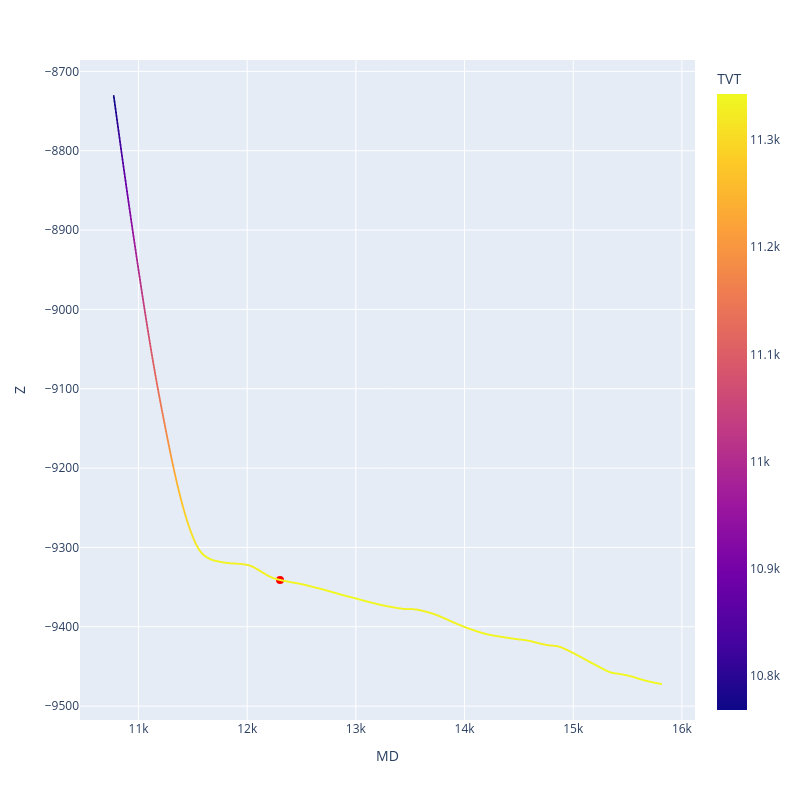

The code cell stored with this chart in its notebook:
### Code cell
# well_data = well_data.loc[pred_start:]
fig = px.scatter(well_data, y="Z",x="MD",color="TVT").update_layout(height=800,width=800,showlegend=False)
fig.update_traces(marker=dict(size=2))
start_point = well_data.loc[pred_start]
fig.add_trace(go.Scatter(
    x=[start_point["MD"]],
    y=[start_point["Z"]],
    mode="markers",
    marker=dict(color="red", size=8),
    name="Prediction Start",
    showlegend=False
))

fig.show()

### Figure 1 — Plotly figure (JSON) as saved in the notebook; plotly's stock layout.template omitted (floating-point values rounded to 4 significant figures; data arrays with more than 128 entries replaced by an {"elided": "..."} marker saying what was removed)
{"data": [{"hovertemplate": "MD=%{x}<br>Z=%{y}<br>TVT=%{marker.color}<extra></extra>", "legendgroup": "", "marker": {"color": {"elided": "5039 float values"}, "coloraxis": "coloraxis", "size": 2, "symbol": "circle"}, "mode": "markers", "name": "", "showlegend": false, "type": "scattergl", "x": {"elided": "5039 float values"}, "xaxis": "x", "y": {"elided": "5039 float values"}, "yaxis": "y"}, {"marker": {"color": "red", "size": 8}, "mode": "markers", "name": "Prediction Start", "showlegend": false, "type": "scatter", "x": [12302], "y": [-9341.0]}], "layout": {"coloraxis": {"colorbar": {"title": {"text": "TVT"}}, "colorscale": [[0, "#0d0887"], [0.1111, "#46039f"], [0.2222, "#7201a8"], [0.3333, "#9c179e"], [0.4444, "#bd3786"], [0.5556, "#d8576b"], [0.6667, "#ed7953"], [0.7778, "#fb9f3a"], [0.8889, "#fdca26"], [1, "#f0f921"]]}, "height": 800, "legend": {"tracegroupgap": 0}, "margin": {"t": 60}, "showlegend": false, "width": 800, "xaxis": {"anchor": "y", "domain": [0, 1], "title": {"text": "MD"}}, "yaxis": {"anchor": "x", "domain": [0, 1], "title": {"text": "Z"}}}}
